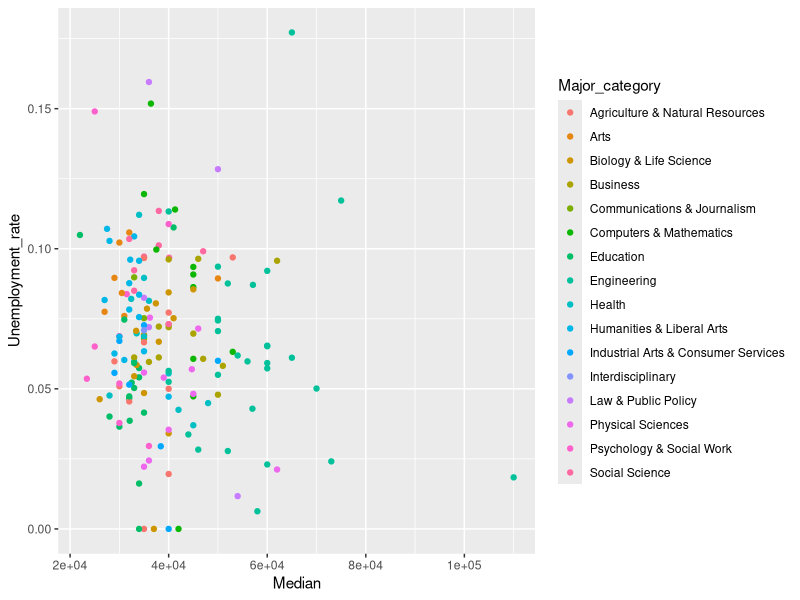
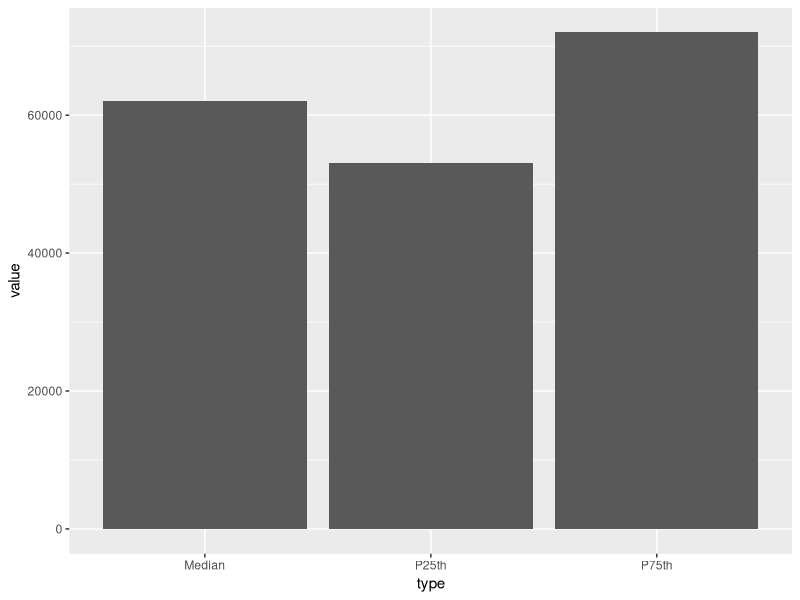
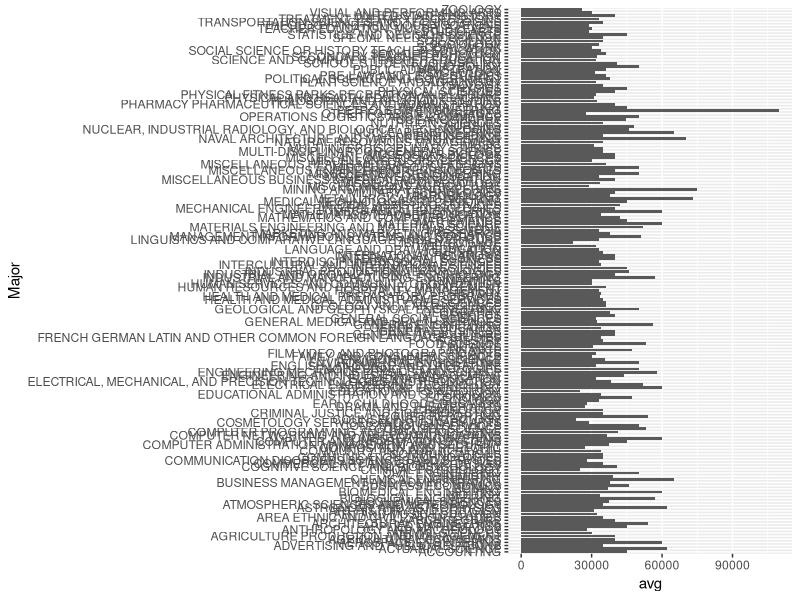
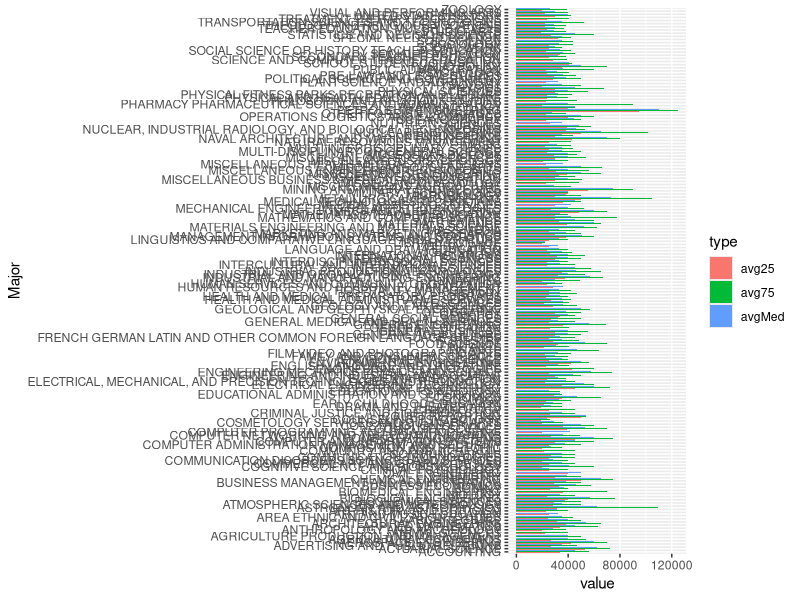
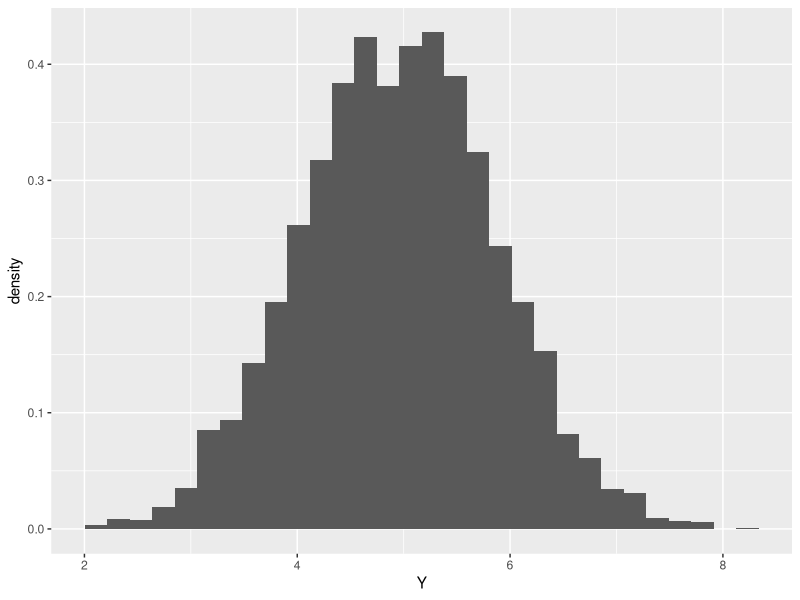
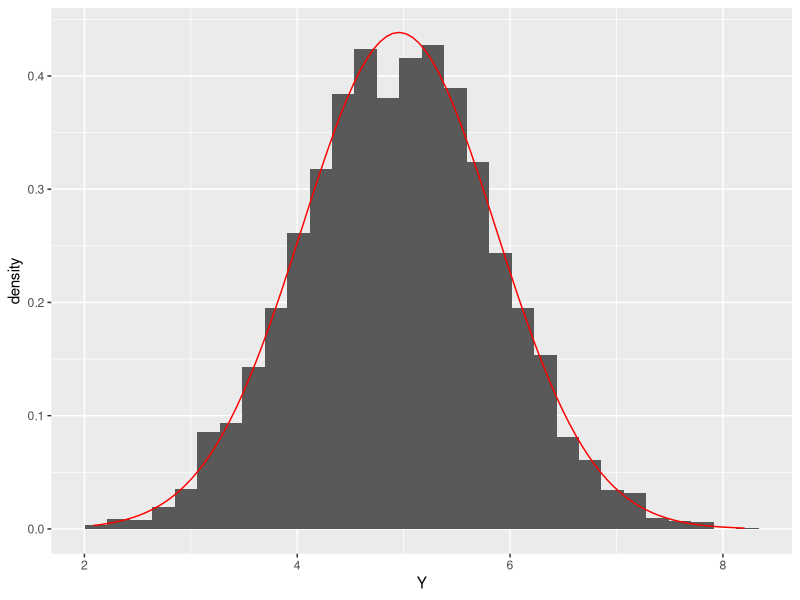
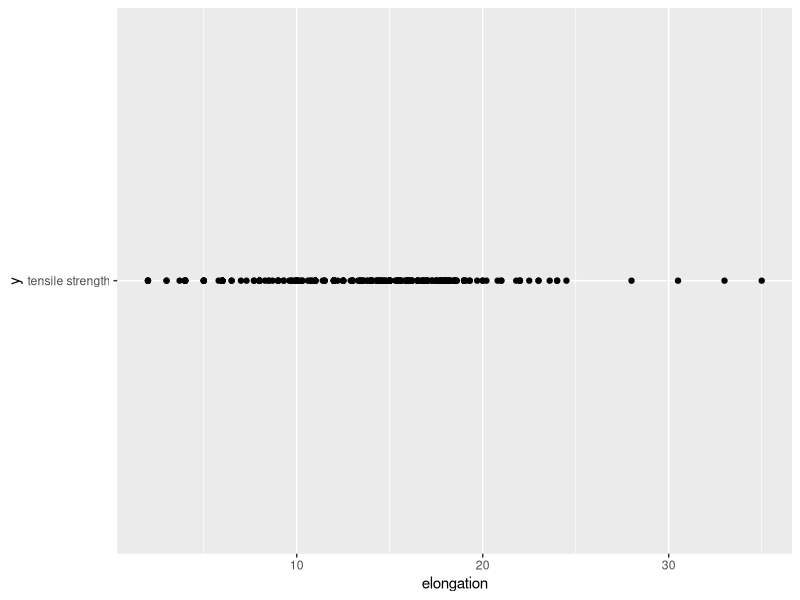
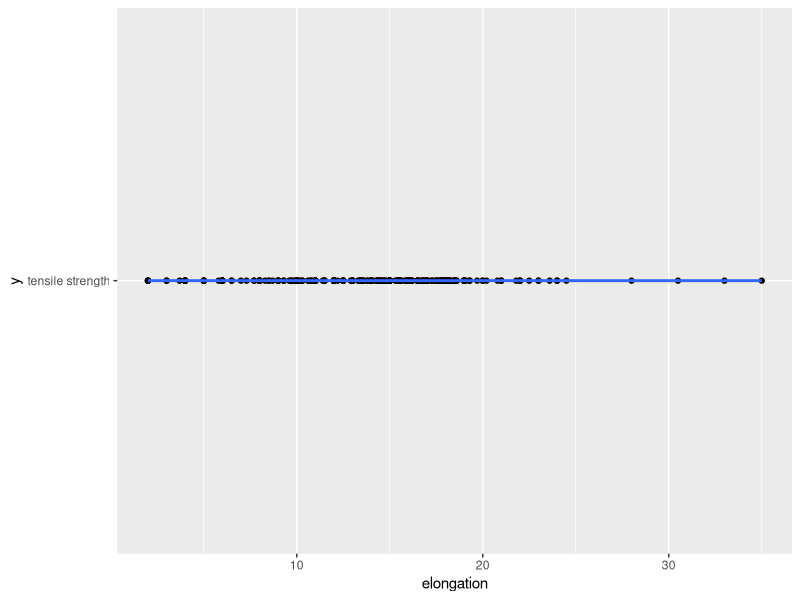

Generate these figures, in order, with R:
library(tidyverse)

#1
df <- read_csv('final_college_majors.csv')
#View(df)

df %>% ggplot() +
  geom_point(aes(x= Median, y=Unemployment_rate, color= Major_category))

#2
df1 <- df %>% filter(Major == 'ACTUARIAL SCIENCE')
#df %>% filter(Major == 'ACTUARIAL SCIENCE') %>% View()

df1 <- df1 %>% pivot_longer(cols=c(P25th, Median, P75th), names_to = 'type', values_to = 'value')
# View(df1)

df1 %>% ggplot() + 
  geom_col(aes(x=type, y=value))

#3

# df %>% group_by(Major) %>% 
#   summarize(avg= mean(Median)) %>% View()

df %>% group_by(Major) %>% 
  summarize(avg= mean(Median)) %>%
  ggplot() +
  geom_col(aes(x = Major, y = avg)) + coord_flip()


#4

df %>% group_by(Major) %>% 
  summarize(avg25= mean(P25th), avgMed=mean(Median), avg75=mean(P75th)) %>%
  pivot_longer(cols=c(avg25, avgMed, avg75), names_to='type',values_to='value') %>% 
  ggplot() +
  geom_col(aes(x=Major, y= value, fill = type), position ='dodge') + coord_flip()

#5a
pnorm(60, mean= 51, sd=9 , lower.tail=FALSE)

#5b
pnorm(30, mean=51,sd=9)

#5c
qnorm(0.85, mean=51,sd=9)

#6a
tbl <- tibble(i = 1:5000) %>% rowwise() %>% 
  mutate(X = list(runif(n=10, min=0, max=1))) %>% 
  mutate(Y = sum(X))
# View(tbl)

#6b
tbl %>% ggplot()+
  geom_histogram(aes(x=Y, y =..density..))

#6c
my <- mean(tbl$Y)
sdy <- sd(tbl$Y)

tbl %>% ggplot() +
  geom_histogram(aes(x=Y, y =..density..)) +
  geom_function(fun=dnorm, args=c(mean=my,sd=sdy), color='red')


#7
n <- 40
xbar <- 42
s <- 12
alpha <- 0.01

xL <- xbar + s/sqrt(n)*pnorm(1-alpha/2,lower.tail=FALSE)
xL
xU <- xbar + s/sqrt(n)*pnorm(alpha/2,lower.tail=FALSE)
xU
#[42.30333, 42.9449]

#8
n <- 20
xbar <- 76
s1 <- 21
m <- 20
ybar <- 64
s2 <- 20
alpha <- 0.05
# ho: xbar-ybar = Do
# ha: xbar-ybar > Do

s_p <- sqrt( ((n-1)* s1^2 + (m-1)*s2^2)/(n+m-2) )
t <- (xbar-ybar)/(s_p*sqrt(1/n + 1/m))
t
talpha <- qt(alpha,df = n+m-2,lower.tail=FALSE)
talpha

talpha < t # TRUE
# Since t is in the RR, we fail to accept the null hypothesis. Thus, we conclude
# that there is sufficient evidence to claim that weekend shoppers spend more on average
# than weekday shoppers.

#9a
df3 <- read_csv('final_steel.csv')
df3 %>% View()
df3 %>% ggplot() +
  geom_point(aes(x= elongation, y= 'tensile strength'))

#9b
lin_mod <- lm(elongation~`tensile strength`, data=df3)
summary(lin_mod) # y= -0.0090357x + 28.8064452. You can see through (Intercept) and `tensile strength`




xbar <- mean(df3$elongation, na.rm=TRUE)
xbar
ybar <- mean(df3$`tensile strength`)
ybar
Sxy<- sum((df3$elongation - xbar) * (df3$`tensile strength` - ybar), na.rm=TRUE)
Sxy
Sxx <- sum((df3$elongation - xbar)^2, na.rm=TRUE)
Sxx

beta1hat <- Sxy / Sxx
beta1hat
beta0hat <- ybar - beta1hat*xbar
beta0hat


df3 %>% ggplot() +
  geom_point(aes(x=elongation, y='tensile strength')) +
  geom_smooth(aes(x=elongation, y='tensile strength'), method='lm')
